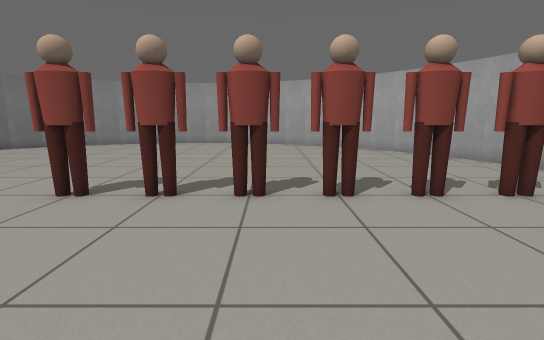
[1] (above)

14 first-person views from a walk through a robot-simulator world made for Gazebo. The camera is 0.86 m above the floor, tilts 10° down and sees 85° across. The floor is counted in squares, 0.5 m on a side. Each view is taken from the middle of a square. On the plan, view 1 faces up. The plan holds only what a view shows up to about 15 squares ahead; the rest is blank. Simple shapes stand in for some stock models.

[2]
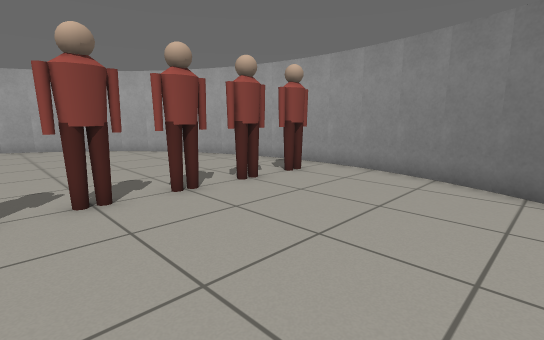

[3]
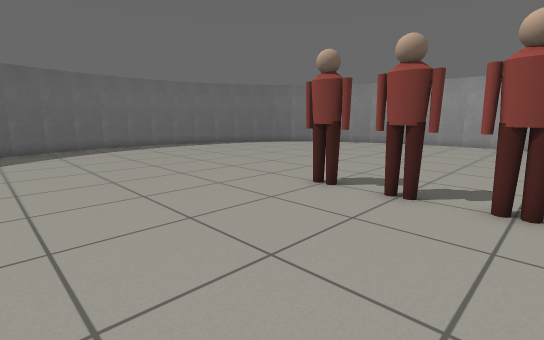

[4]
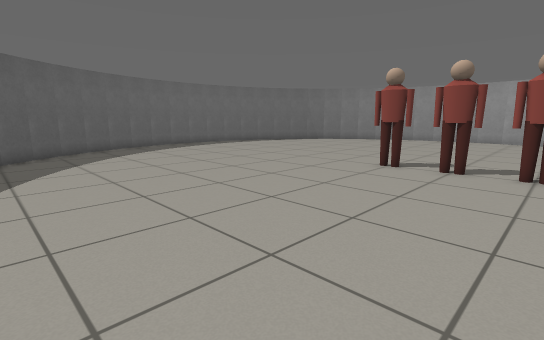

[5]
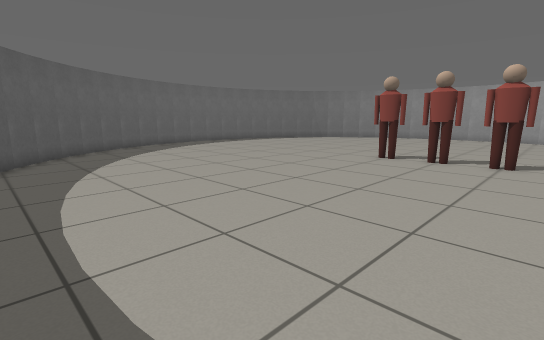

[6]
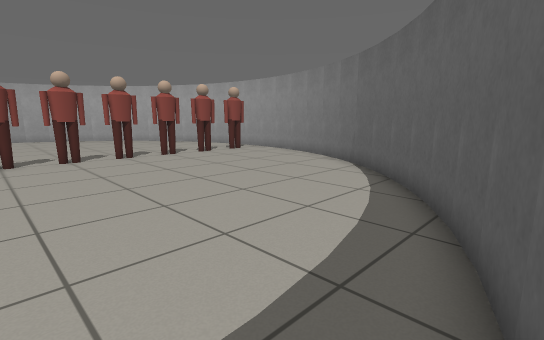

[7]
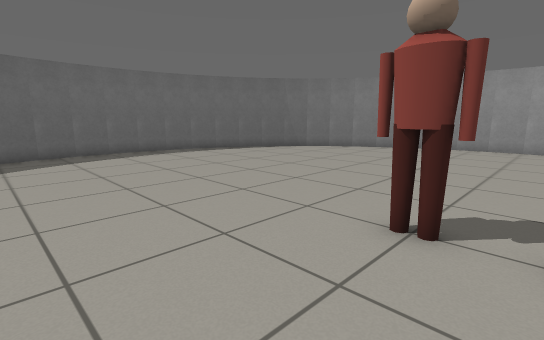

[8]
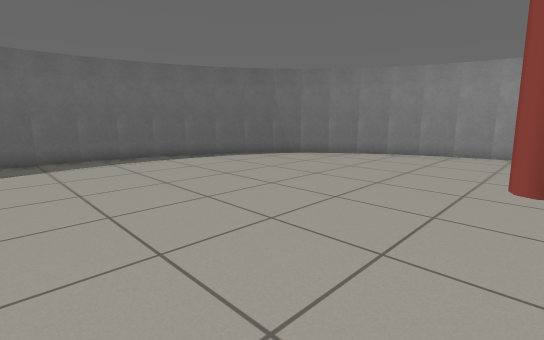

[9]
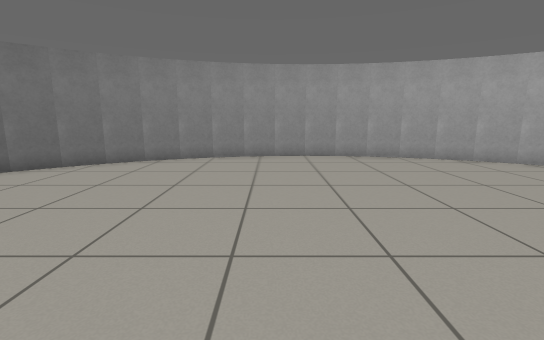

[10]
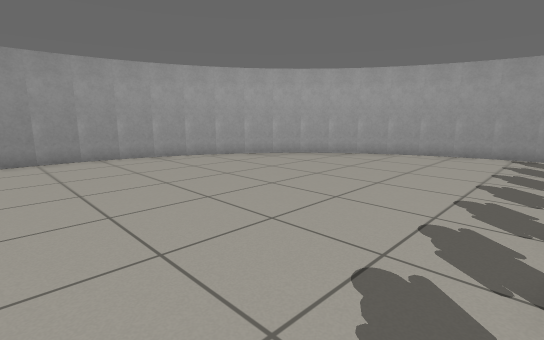

[11]
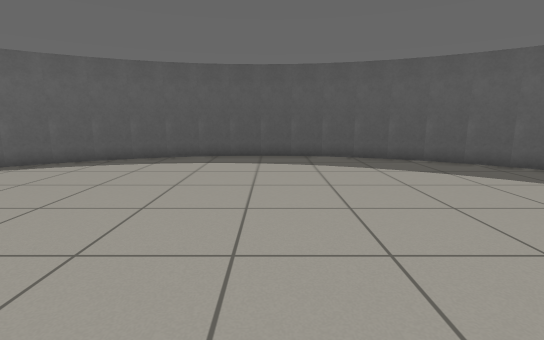

[12]
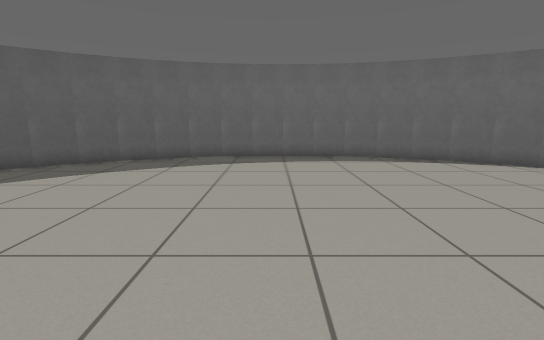

[13]
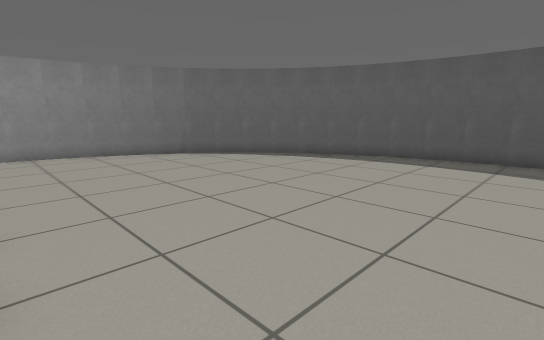

[14]
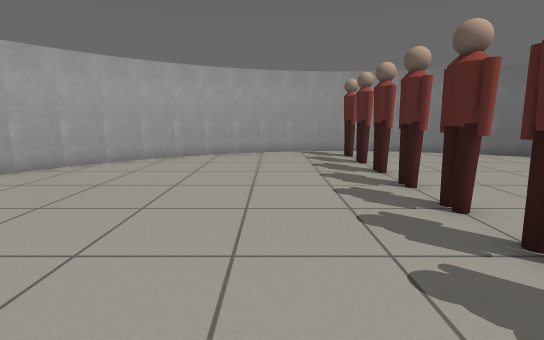

### Floor plan
Points are (right, up) in squares from view 1. A wall is a line through its corners. A room is listed if a view was taken in it or the views show most of it. See-through windows are left out.
Room 1 (views 1, 2, 3, 4, 5, 6, 7, 8, 9, 10, 11, 12, 13, 14)
walls: (-16.8, 13.1) (-17.5, 11.8); (-16.1, 14.3) (-16.9, 13); (-14.3, 16.5) (-15.3, 15.4) (-16.2, 14.2); (-9.8, 19.4) (-11.2, 18.8); (-13.3, 17.4) (-14.4, 16.4); (-12.2, 18.2) (-13.4, 17.3); (-8.5, 19.9) (-9.9, 19.4); (-17.4, 12) (-17.9, 10.6); (-11.1, 18.9) (-12.4, 18.1); (-18.2, 9.3) (-18.4, 7.8); (-17.9, 10.7) (-18.2, 9.2); (-5.8, 20.4) (-7.3, 20.2); (-18.4, 7.9) (-18.5, 6.4); (-7.1, 20.3) (-8.6, 19.9); (-18.5, 6.6) (-18.4, 5.1); (-4.5, 20.5) (-6, 20.4); (-18.4, 5.2) (-18.2, 3.7); (-3.1, 20.4) (-4.6, 20.5); (-18.2, 3.9) (-17.9, 2.4); (-1.7, 20.2) (-3.2, 20.4); (-17.9, 2.6) (-17.4, 1); (-0.3, 19.9) (-1.8, 20.2); (1, 19.4) (-0.4, 19.9); (-17.5, 1.2) (-16.8, -0.1); (-16.9, 0) (-16.1, -1.3); (2.2, 18.8) (0.8, 19.5); (-16.2, -1.2) (-15.3, -2.4); (3.4, 18.1) (2.1, 18.9); (-15.4, -2.3) (-14.4, -3.4) (-13.3, -4.4); (5.5, 16.3) (4.4, 17.3) (3.2, 18.2); (-13.4, -4.3) (-12.2, -5.2); (-12.3, -5.1) (-11, -5.9); (7.2, 14.2) (6.3, 15.4) (5.3, 16.5); (-11.1, -5.8) (-9.8, -6.5); (7.9, 13.1) (7.1, 14.4); (-10, -6.4) (-8.6, -6.9) (-7.1, -7.3); (8.5, 11.8) (7.8, 13.2); (8.9, 10.5) (8.4, 11.9); (9.2, 9.2) (8.9, 10.7); (-7.3, -7.2) (-5.8, -7.4); (9.4, 7.8) (9.2, 9.3); (-5.9, -7.4) (-4.4, -7.5); (-4.6, -7.5) (-3.1, -7.4); (-3.2, -7.4) (-1.7, -7.2); (9.5, 6.4) (9.4, 7.9); (9.4, 5) (9.5, 6.5); (9.2, 3.7) (9.4, 5.2); (-0.6, -6.9) (1, -6.4); (-1.9, -7.3) (-0.4, -6.9); (8.4, 1.1) (8.9, 2.5); (8.9, 2.3) (9.2, 3.8); (2, -5.9) (3.3, -5.1); (7.8, -0.2) (8.5, 1.2); (0.8, -6.5) (2.1, -5.8); (3.2, -5.2) (4.4, -4.3); (5.3, -3.5) (6.3, -2.4) (7.2, -1.2); (4.3, -4.4) (5.4, -3.4); (7.1, -1.4) (7.9, -0.1)
objects: person (-5, 6) to (-4, 7); person (-3, 6) to (-2, 7); person (-1, 6) to (0, 7); person (1, 6) to (2, 7); person (3, 6) to (4, 7); person (5, 6) to (6, 7); person (7, 6) to (8, 7)

Where each view was taken, in squares from view 1:
view 1: 0 up, 0 right, facing up
view 2: 0 up, 0 right, facing up-right
view 3: 0 up, 0 right, facing up-left
view 4: 4 down, 0 right, facing up-left
view 5: 6 down, 1 right, facing up-left
view 6: 7 down, 3 left, facing up-right
view 7: 2 up, 3 left, facing up-left
view 8: 5 up, 5 left, facing up-left
view 9: 7 up, 6 left, facing up
view 10: 7 up, 6 left, facing up-right
view 11: 6 up, 5 left, facing down
view 12: 6 up, 5 left, facing left
view 13: 6 up, 6 left, facing down-right
view 14: 10 up, 6 left, facing right
